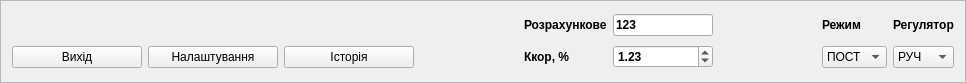
    <widget class="QFrame" name="frame_Buttons">
     <property name="sizePolicy">
      <sizepolicy hsizetype="Expanding" vsizetype="Fixed">
       <horstretch>0</horstretch>
       <verstretch>0</verstretch>
      </sizepolicy>
     </property>
     <property name="maximumSize">
      <size>
       <width>16777215</width>
       <height>83</height>
      </size>
     </property>
     <property name="frameShape">
      <enum>QFrame::StyledPanel</enum>
     </property>
     <property name="frameShadow">
      <enum>QFrame::Raised</enum>
     </property>
     <layout class="QGridLayout" name="gridLayout_8">
      <item row="0" column="3" rowspan="2">
       <spacer name="horizontalSpacer_5">
        <property name="orientation">
         <enum>Qt::Horizontal</enum>
        </property>
        <property name="sizeHint" stdset="0">
         <size>
          <width>104</width>
          <height>58</height>
         </size>
        </property>
       </spacer>
      </item>
      <item row="0" column="4">
       <widget class="QLabel" name="labelSPR_1">
        <property name="font">
         <font>
          <weight>75</weight>
          <bold>true</bold>
         </font>
        </property>
        <property name="text">
         <string>Розрахункове</string>
        </property>
       </widget>
      </item>
      <item row="0" column="5">
       <widget class="QLineEdit" name="leSPR_1">
        <property name="sizePolicy">
         <sizepolicy hsizetype="Preferred" vsizetype="Fixed">
          <horstretch>0</horstretch>
          <verstretch>0</verstretch>
         </sizepolicy>
        </property>
        <property name="maximumSize">
         <size>
          <width>100</width>
          <height>16777215</height>
         </size>
        </property>
        <property name="font">
         <font>
          <weight>75</weight>
          <bold>true</bold>
         </font>
        </property>
        <property name="whatsThis">
         <string>Розрахункове завдання</string>
        </property>
        <property name="text">
         <string>123</string>
        </property>
       </widget>
      </item>
      <item row="0" column="6" rowspan="2">
       <spacer name="horizontalSpacer_6">
        <property name="orientation">
         <enum>Qt::Horizontal</enum>
        </property>
        <property name="sizeHint" stdset="0">
         <size>
          <width>103</width>
          <height>58</height>
         </size>
        </property>
       </spacer>
      </item>
      <item row="0" column="7">
       <widget class="QLabel" name="labelRej">
        <property name="font">
         <font>
          <weight>75</weight>
          <bold>true</bold>
         </font>
        </property>
        <property name="text">
         <string>Режим</string>
        </property>
       </widget>
      </item>
      <item row="0" column="8">
       <widget class="QLabel" name="label_AM">
        <property name="font">
         <font>
          <weight>75</weight>
          <bold>true</bold>
         </font>
        </property>
        <property name="text">
         <string>Регулятор</string>
        </property>
       </widget>
      </item>
      <item row="1" column="2">
       <widget class="QPushButton" name="Trend">
        <property name="enabled">
         <bool>true</bool>
        </property>
        <property name="sizePolicy">
         <sizepolicy hsizetype="Preferred" vsizetype="Fixed">
          <horstretch>0</horstretch>
          <verstretch>0</verstretch>
         </sizepolicy>
        </property>
        <property name="minimumSize">
         <size>
          <width>130</width>
          <height>0</height>
         </size>
        </property>
        <property name="whatsThis">
         <string>Кнопка доступу до переглядача історії по регулятору</string>
        </property>
        <property name="text">
         <string>Історія</string>
        </property>
       </widget>
      </item>
      <item row="1" column="4">
       <widget class="QLabel" name="labelKkor">
        <property name="font">
         <font>
          <weight>75</weight>
          <bold>true</bold>
         </font>
        </property>
        <property name="text">
         <string>Ккор, %</string>
        </property>
       </widget>
      </item>
      <item row="1" column="5">
       <widget class="QDoubleSpinBox" name="sbKkor">
        <property name="sizePolicy">
         <sizepolicy hsizetype="Fixed" vsizetype="Fixed">
          <horstretch>0</horstretch>
          <verstretch>0</verstretch>
         </sizepolicy>
        </property>
        <property name="minimumSize">
         <size>
          <width>80</width>
          <height>0</height>
         </size>
        </property>
        <property name="maximumSize">
         <size>
          <width>100</width>
          <height>16777215</height>
         </size>
        </property>
        <property name="font">
         <font>
          <weight>75</weight>
          <bold>true</bold>
         </font>
        </property>
        <property name="accessibleName">
         <string>Коефіцієнт корекції розрахункового завдання</string>
        </property>
        <property name="decimals">
         <number>2</number>
        </property>
        <property name="minimum">
         <double>-200.000000000000000</double>
        </property>
        <property name="maximum">
         <double>200.000000000000000</double>
        </property>
        <property name="value">
         <double>1.230000000000000</double>
        </property>
       </widget>
      </item>
      <item row="1" column="7">
       <widget class="QComboBox" name="cbRej">
        <property name="whatsThis">
         <string>Режим вибору завдання</string>
        </property>
        <item>
         <property name="text">
          <string>ПОСТ</string>
         </property>
        </item>
        <item>
         <property name="text">
          <string>РОЗР</string>
         </property>
        </item>
       </widget>
      </item>
      <item row="1" column="8">
       <widget class="QComboBox" name="cbAM">
        <property name="whatsThis">
         <string>Режим роботи регулятора</string>
        </property>
        <item>
         <property name="text">
          <string>РУЧ</string>
         </property>
        </item>
        <item>
         <property name="text">
          <string>АВТ</string>
         </property>
        </item>
       </widget>
      </item>
      <item row="1" column="0">
       <widget class="QPushButton" name="Exit">
        <property name="sizePolicy">
         <sizepolicy hsizetype="Preferred" vsizetype="Fixed">
          <horstretch>0</horstretch>
          <verstretch>0</verstretch>
         </sizepolicy>
        </property>
        <property name="minimumSize">
         <size>
          <width>130</width>
          <height>0</height>
         </size>
        </property>
        <property name="maximumSize">
         <size>
          <width>130</width>
          <height>16777215</height>
         </size>
        </property>
        <property name="whatsThis">
         <string>Кнопка закриття панелі регулятора</string>
        </property>
        <property name="text">
         <string>Вихід</string>
        </property>
       </widget>
      </item>
      <item row="0" column="0">
       <widget class="QPushButton" name="pushButton">
        <property name="text">
         <string/>
        </property>
        <property name="flat">
         <bool>true</bool>
        </property>
       </widget>
      </item>
      <item row="1" column="1">
       <widget class="QPushButton" name="Setting">
        <property name="sizePolicy">
         <sizepolicy hsizetype="Preferred" vsizetype="Fixed">
          <horstretch>0</horstretch>
          <verstretch>0</verstretch>
         </sizepolicy>
        </property>
        <property name="minimumSize">
         <size>
          <width>130</width>
          <height>0</height>
         </size>
        </property>
        <property name="maximumSize">
         <size>
          <width>130</width>
          <height>16777215</height>
         </size>
        </property>
        <property name="whatsThis">
         <string>Кнопка доступу до налаштувань регулятора</string>
        </property>
        <property name="text">
         <string>Налаштування</string>
        </property>
        <property name="checkable">
         <bool>true</bool>
        </property>
        <property name="checked">
         <bool>false</bool>
        </property>
        <property name="autoDefault">
         <bool>true</bool>
        </property>
        <property name="default">
         <bool>false</bool>
        </property>
        <property name="flat">
         <bool>false</bool>
        </property>
       </widget>
      </item>
     </layout>
    </widget>
